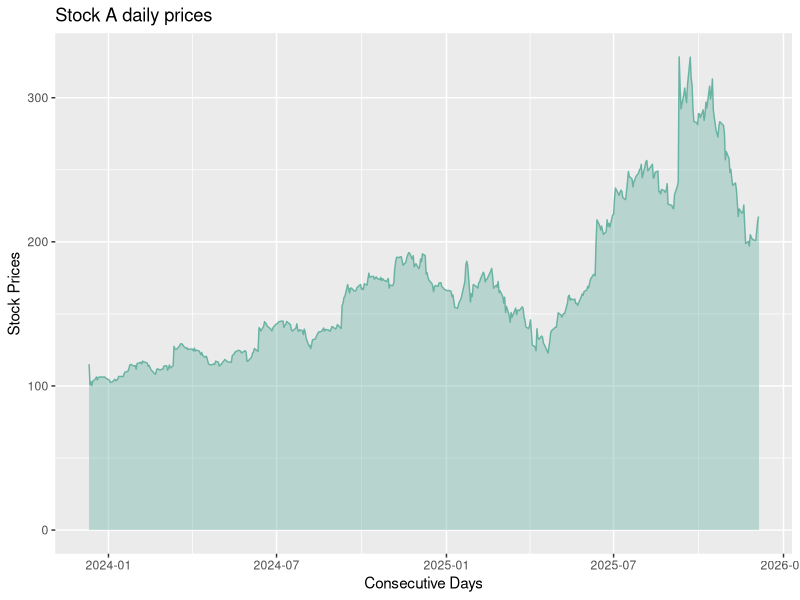
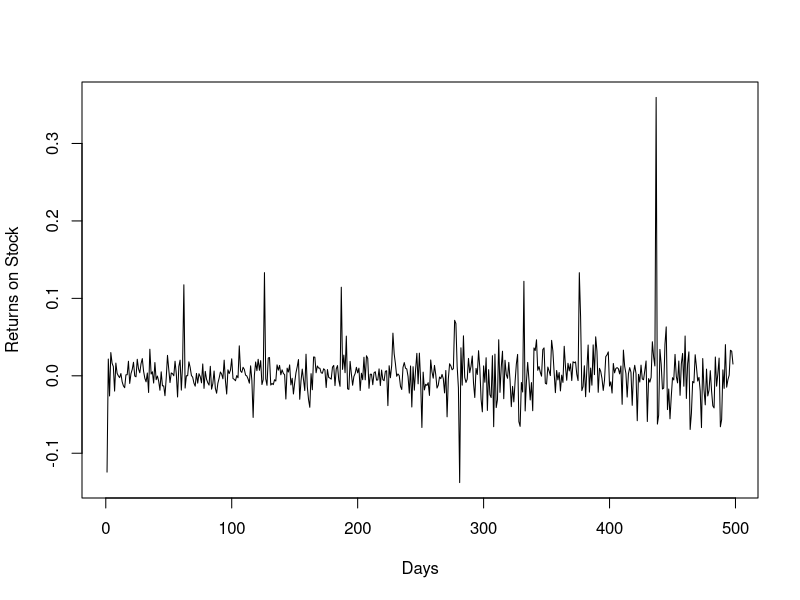
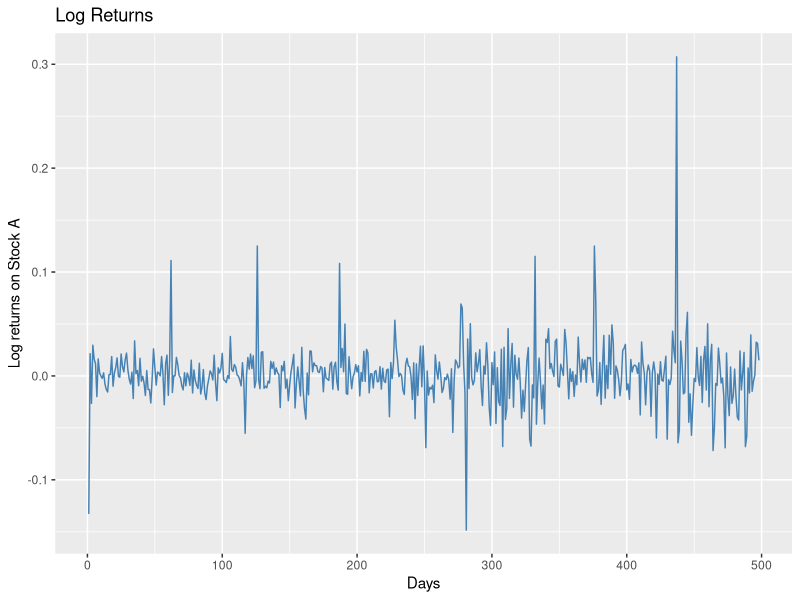
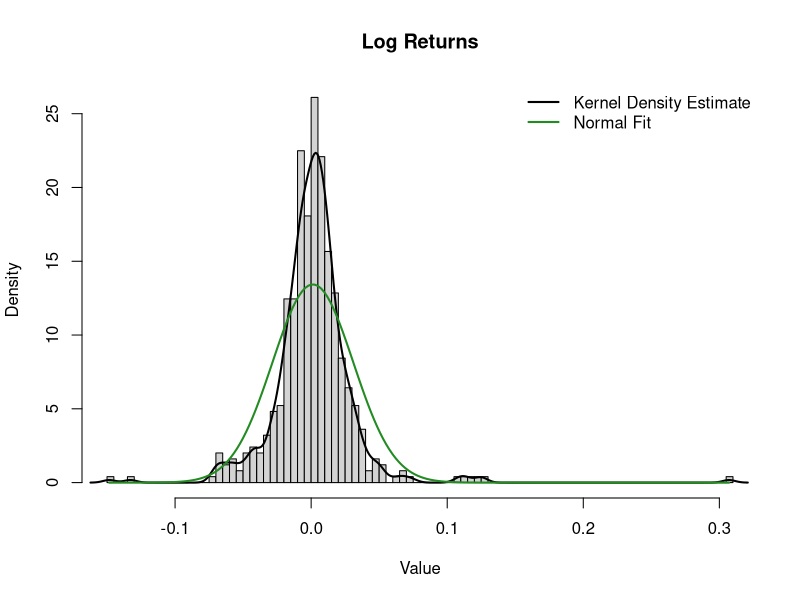
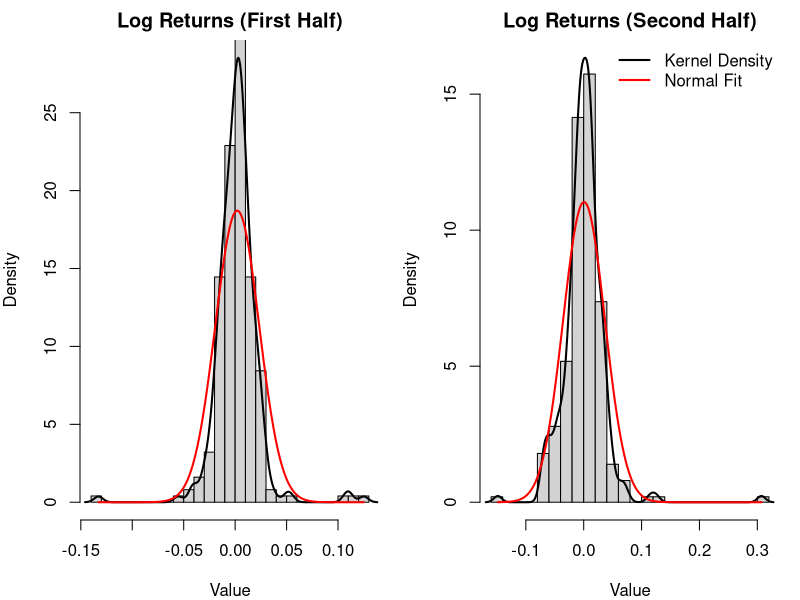
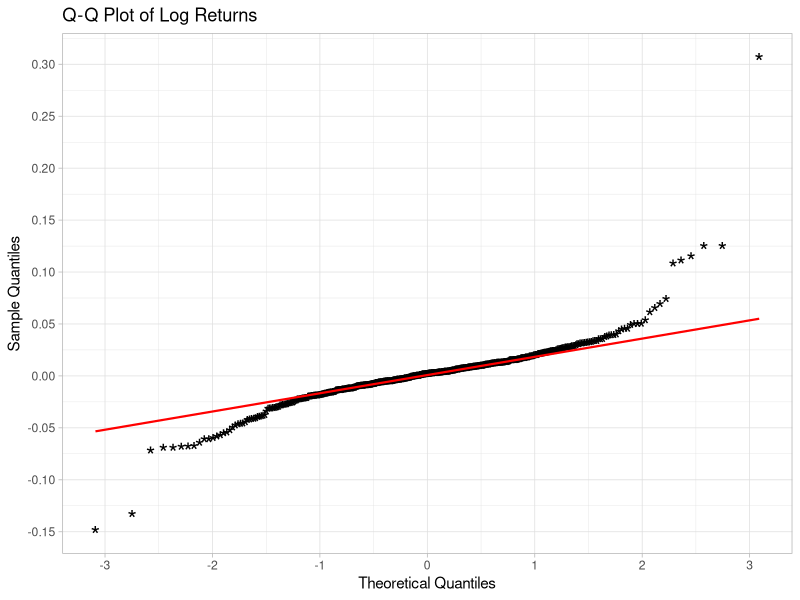
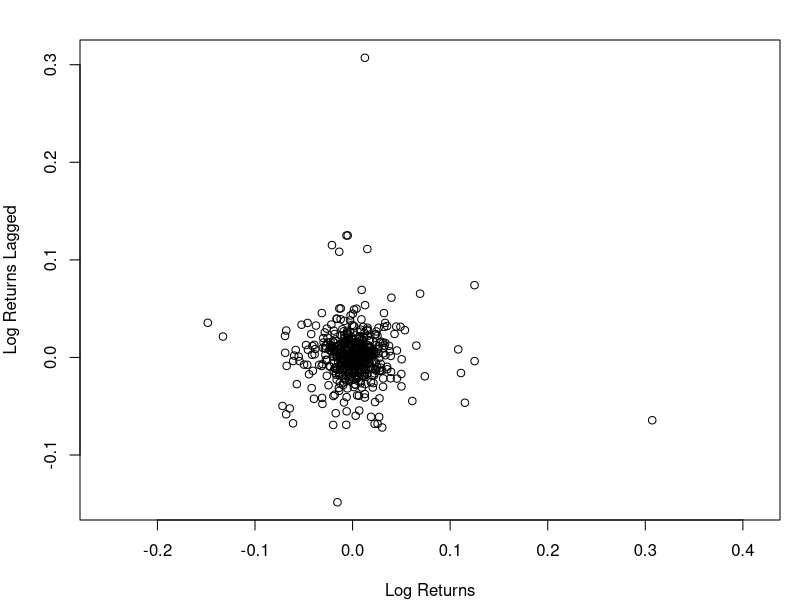

Recreate these plots in R, in order.

### ---------------- Clear all Outputs and Terminal of R Studio ------------------
## This for safety and to avoid variables conflict
rm(list = ls())
graphics.off()
cat("\014")

### --------------------- Installing Packages Required ---------------------------
options (repos = "https://cran.rstudio.com")
packages <- c ( "ggplot2","readxl","plotly")
installed_packages <- packages %in% rownames(installed.packages())

# Install packages,if  not yet installed
if (any(installed_packages == FALSE)) {
  install.packages ( packages [!installed_packages])
}
invisible (lapply(packages,library,character.only = TRUE))   # Package Loading


### ----------------- 1. Stocks prices and Log returns on Stock ------------------
### ------------------------------------------------------------------------------

### Loading Data
getwd()
prices <- read_excel("Problem1set2.xlsx")

head(prices)
print(prices[,1])
print(prices[,2])         # Print out the vector of  "prices" of stock A

### Nnumber of Columns
ncol(prices)
###number of rows (that is our n in the lectures)
n_obs = nrow(prices)

##### We use the function summary()
summary(prices$"A")
mean(prices$"A")
#### The adjusted empirical variance for stock A 
var(prices$"A")

###------------------------ Visualization using ggplot ---------------------------
p <- ggplot(prices, aes(x=Date, y=A)) +
  geom_area(fill="#69b3a2", alpha=0.4) +
  geom_line(color="#69b3a2") +
  labs(x = "Consecutive Days",y = "Stock Prices",title = "Stock A daily prices") 
p   ## Displaying Plot

### ----------------------------- Returns on Stock -------------------------------
#We create a numeric vector of size n-1
returnsA<-vector(mode = "numeric", length = n_obs -1)
#then, we use a "for loop" in R
for(i in 1:n_obs-1) returnsA[i]<-(prices$`A`[i+1]-prices$`A`[i])/prices$`A`[i]
# Plot for returns
plot(returnsA, type='l', xlab="Days", ylab="Returns on Stock")

### ------------------------ Logarithm Returns on Stock A ------------------------
log_returns <- diff(log(prices$`A`), lag=1)

# Plot for Log returns
df <- data.frame(Date = 1:length(log_returns),LogReturn = log_returns)
q <- ggplot(df, aes(x=Date, y=log_returns)) + 
  geom_line(color="steelblue") +
  labs(x = "Days", y = "Log returns on Stock A",title = "Log Returns")
q 

### ----------------------------- Histogram --------------------------------------
hist(log_returns, probability = TRUE, breaks = "FD",
     main = "Log Returns", xlab = "Value", ylab = "Density")
lines(density(log_returns), lwd = 2)

x <- seq(min(log_returns), max(log_returns), length.out = 200)
lines(x, dnorm(x, mean(log_returns), sd(log_returns)), col = "forestgreen",lwd = 2)

legend("topright", legend = c("Kernel Density Estimate", "Normal Fit"),
       lwd = c(2, 2), col = c("black", "forestgreen"), bty = "n")

# Split plotting area, 1 row 2 columns
par(mfrow = c(1, 2), mar = c(4, 4, 2, 1))

first_half <- log_returns[1:floor(n_obs/2)]
second_half <- log_returns[(floor(n_obs/2)):n_obs-1]

# First Half
hist(first_half,probability = TRUE,breaks = 20,
     main = "Log Returns (First Half)", xlab = "Value", ylab = "Density",
     ylim = c(0, max(density(first_half)$y, dnorm(first_half, mean(first_half),
     sd(first_half)))))

lines(density(first_half), lwd = 2, col = "black")
xgrid1 <- seq(min(first_half), max(first_half), length.out = 200)
lines(xgrid1, dnorm(xgrid1, mean(first_half), sd(first_half)), col = "red", lwd = 2)

# Second half
hist(second_half,probability = TRUE,breaks = 20,
     main = "Log Returns (Second Half)",xlab = "Value",ylab = "Density",
     ylim = c(0, max(density(second_half)$y, dnorm(second_half, mean(second_half), 
     sd(second_half)))))

lines(density(second_half), lwd = 2, col = "black")
xgrid2 <- seq(min(second_half), max(second_half), length.out = 200)
lines(xgrid2, dnorm(xgrid2, mean(second_half), sd(second_half)), col = "red", lwd = 2)
legend("topright",legend = c("Kernel Density", "Normal Fit"),col = c("black", "red"),
       lwd = 2,bty = "n")

par(mfrow = c(1,1)) ## Restoring the plotting to normal

### ------------------ Kolmogorov-Sirmnov Test for Same distribution -------------

## To check if both the data sets are coming from same distribution
ks.test(first_half, second_half)

### -------------------------- Quantile-Quantile Plots Plot -----------------------

qqplot <- ggplot(data.frame(log_returns), aes(sample = log_returns)) +
  stat_qq(shape = "*", size = 6) +
  stat_qq_line(color = "red", linewidth = 0.75) +
  labs(x = "Theoretical Quantiles",y = "Sample Quantiles",
       title = "Q-Q Plot of Log Returns") +
  scale_x_continuous(n.breaks = 10) +
  scale_y_continuous(n.breaks = 10) +
  theme_light()
qqplot

### --------------------------------- Meucci Visual Check ------------------------
### The shatter plot should be circular, if the data is i.i.d random variables

lA1<-vector(mode = "numeric", length = n_obs-1)
for(i in 1:n_obs-1) lA1[i]<-log_returns[i]

lA2<-vector(mode = "numeric", length = n_obs-1)
for(i in 1:n_obs-1) lA2[i]<-log_returns[i+1]

plot(lA1, lA2, xlab="Log Returns", ylab="Log Returns Lagged", asp=1)

### --------------------------- Mean, Variance and Covariance --------------------

X_mean  <- mean(log_returns) ## Log returns mean
X_adjvar <- var(log_returns) ## Log returns Adjusted Variance
cov_mat <- cov(as.matrix(log_returns))
cov_mat_GBM <- diag(X_adjvar, length(log_returns))
X_mean
X_adjvar
cov_mat

### -------------- Shapiro-Wilk Normality, Box-Pierce and Box-Ljung Tests -------
## Normality test
shapiro.test(log_returns)

## Box-Pierce test on the log-returns
Box.test (log_returns, lag = 5, type = "Box-Pierce")

## Box-Ljung test on the log-returns
Box.test (log_returns, lag = 5, type = "Ljung-Box")

### ------------------------- Kolmogorov-Smirnov Test ----------------------------
## For Normal Distribution
ks.test(log_returns,pnorm,mean=mean(X_mean),sd=sd(log_returns))


### ----------------------------- Parameters -------------------------------------
Delta <- 1/252 # One trading day
mu_hat <- X_mean/Delta + X_adjvar/2 
sigma_hat <- sqrt (X_adjvar/Delta)

mu_hat ## parameter mu
sigma_hat ## parameter Sigma


### ------------------------ Confidence Intervals -------------------------------
### Confidence Interval for mu
alpha <- 0.05
k = length(log_returns) # total log returns data points
se_mu <- sigma_hat / sqrt(k * Delta)
mu_hat + c(-1,1) * qnorm(1 - alpha/2) * se_mu

### Confidence Interval for sigma
lower <- (k-1) * sigma_hat^2 / qchisq(1 - alpha/2, df = k)
upper <- (k-1) * sigma_hat^2 / qchisq(alpha/2, df = k)
sqrt(c(lower, upper))  # Confidence Interval for sigma


### -------------------- 2. Losses on the stock and Value at Risk ---------------
### -----------------------------------------------------------------------------

### ------------------ Historical Method: Value at Risk (vaR) -------------------
St <- as.numeric(tail(prices$'A', 1))

loss_op <- -St * (exp(log_returns) - 1) ## Loss operator
losses_sorted <- sort(loss_op)

alpha <- 0.95
k <- length(loss_op)
VaR_hist <- losses_sorted[floor(k * alpha)]
VaR_hist
VaR_hist/St ## VaR in percentage


### -------------------------- Monte Carlo Simulation ----------------------------

alpha <- 0.95 # confidence level
N <- 100000
set.seed(24)   # for reproducibility
St <- as.numeric(tail(prices$'A', 1)) # Current portfolio value

# Parameters
mu_hat <- mean(log_returns) / Delta + 0.5 * var(log_returns) / Delta
sigma_hat <- sd(log_returns) / sqrt(Delta)
sim_returns <- (mu_hat - 0.5 * sigma_hat^2) * Delta +
  sigma_hat * sqrt(Delta) * rnorm(N)

sim_losses <- - St * (exp(sim_returns) - 1)
sim_losses_sorted <- sort(sim_losses)
VaR_MC <- sim_losses_sorted[floor(N * alpha)]
VaR_MC
VaR_MC/St

### NOTE: change alpha values to 0.99 and 0.999 to get VaR simulation results for 99% 
### and 99.9% confidence levels respectively
